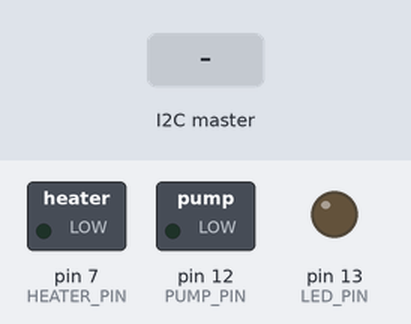
The sketch below on a simulated Arduino Uno, built with avr-gcc and run on an emulated ATmega328P. Parts: switched loads named in the sketch (green lamp = pin HIGH), output pins drawn as LEDs (lit = HIGH). Inputs (shaded band) come from the test bench. What the sketch prints to the serial monitor is not drawn.

Above: at 1.2 s.
1.3 s: the I2C master sends "a"
2.8 s: the I2C master sends "s"
At 30.5 s:
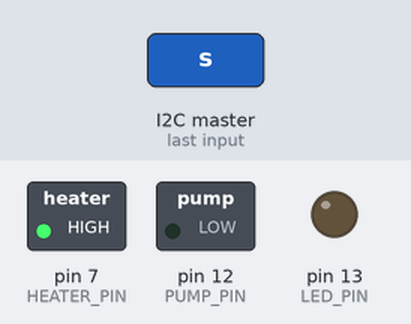
Timing chart, 0 to 31.5 s (numbered marks = the images above; inputs shaded):
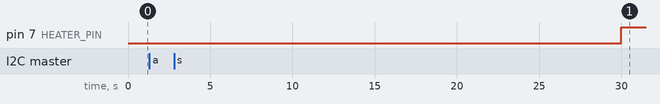

Measured:
- after the input at 1.3 s, every drawn part: stays the same

The sketch:

main_pumpe.ino
```cpp
#include <Wire.h>
#include "PumpController.h"

#define PUMP_PIN 12
#define LED_PIN 13
#define HEATER_PIN 7

PumpController pumpController(PUMP_PIN, LED_PIN);

int currentMode = 0;

void receiveCommand(int bytes) {
  String cmd = "";
  while (Wire.available()) cmd += (char)Wire.read();
  cmd.trim();

  if (cmd.startsWith("mode:")) {
    currentMode = cmd.substring(5).toInt();
    Serial.print("📥 Mode sat via I2C: "); Serial.println(currentMode);
  }
  else if (cmd == "s") {
    if (currentMode) pumpController.startPump(currentMode);
    else Serial.println("⚠️ Mode ikke valgt endnu");
  }
  else if (cmd == "a") {
    pumpController.abortPump();
    Serial.println("🛑 Pumpen stoppet via I2C kommando 'a'");
  }
}

void setup() {
  Serial.begin(115200);
  pumpController.begin();
  pinMode(HEATER_PIN, OUTPUT);
  Wire.begin(0x08); // I2C-adresse
  Wire.onReceive(receiveCommand);
}

void loop() {
  pumpController.update();

  static unsigned long prev = 0;
  static bool heaterOn = false;
  unsigned long now = millis();

  if (!heaterOn && now - prev > 30000) {
    digitalWrite(HEATER_PIN, HIGH);
    heaterOn = true;
    prev = now;
  }

  if (heaterOn && now - prev > 5000) {
    digitalWrite(HEATER_PIN, LOW);
    heaterOn = false;
    prev = now;
  }
}
```

PumpController.cpp
```cpp
#include "PumpController.h"

PumpController::PumpController(int pumpPin, int ledPin)
    : _pumpPin(pumpPin), _ledPin(ledPin), _mode(0),
      _isPumping(false), _pumpStartTime(0) {}

void PumpController::begin() {
    pinMode(_pumpPin, OUTPUT);
    pinMode(_ledPin, OUTPUT);
    digitalWrite(_pumpPin, LOW);
    digitalWrite(_ledPin, LOW);
    Serial.println("PumpController klar. Vælg mode (1/2/3), og tryk 's' for at starte.");
}

void PumpController::handleSerial() {
    if (Serial.available()) {
        char input = Serial.read();

        if (input == '1' || input == '2' || input == '3') {
            _mode = input - '0';
            Serial.print("Mode sat til: ");
            Serial.println(_mode);
        } else if (input == 's') {
            startPump(_mode);
        }
    }
}

void PumpController::update() {
    if (_isPumping) {
        if (millis() - _pumpStartTime >= _onDurations[_mode - 1]) {
            digitalWrite(_pumpPin, LOW);
            digitalWrite(_ledPin, LOW);
            _isPumping = false;
            Serial.println("Pumpen er SLUKKET (tiden er udløbet).\n");
        }
    }
}

void PumpController::startPump(int mode) {
    if (mode >= 1 && mode <= 3) {
        _mode = mode;
        digitalWrite(_pumpPin, HIGH);
        digitalWrite(_ledPin, HIGH);
        _isPumping = true;
        _pumpStartTime = millis();
        Serial.print("Pumpen STARTET i mode ");
        Serial.print(_mode);
        Serial.print(" (");
        Serial.print(_onDurations[_mode - 1] / 1000);
        Serial.println(" sekunder)\n");
    } else {
        Serial.println("Ugyldig mode i startPump().\n");
    }
}

void PumpController::abortPump() {
    if (_isPumping) {
        digitalWrite(_pumpPin, LOW);
        digitalWrite(_ledPin, LOW);
        _isPumping = false;
        Serial.println("Pumpen er blevet afbrudt.\n");
    }
}
```

PumpController.h
```cpp
#ifndef PUMPCONTROLLER_H
#define PUMPCONTROLLER_H

#include <Arduino.h>

class PumpController {
public:
    PumpController(int pumpPin, int ledPin);
    void begin();
    void handleSerial();
    void update();
    void startPump(int mode);
    void abortPump();

private:
    int _pumpPin;
    int _ledPin;
    int _mode;  // 0 = ikke valgt, 1/2/3 = modes
    unsigned long _onDurations[3] = {5400, 5400, 7500}; // Pumpetider i ms
    bool _isPumping;
    unsigned long _pumpStartTime;
};

#endif
```
